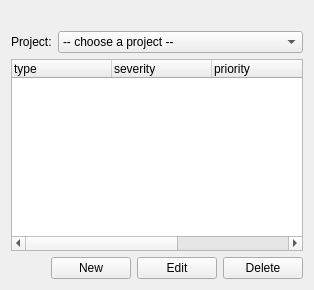
     <widget class="QWidget" name="issues">
      <layout class="QGridLayout" name="gridLayout_4">
       <item row="0" column="0">
        <widget class="QLabel" name="label_21">
         <property name="text">
          <string/>
         </property>
         <property name="pixmap">
          <pixmap resource="../wolfzilla.qrc">:/images/bug.png</pixmap>
         </property>
        </widget>
       </item>
       <item row="3" column="0" colspan="2">
        <widget class="QTreeWidget" name="issueList">
         <property name="rootIsDecorated">
          <bool>false</bool>
         </property>
         <property name="action" stdset="0">
          <string>listIssues issues { project { id={main.content.issues.issuesProject.selected:0}} }</string>
         </property>
         <property name="answer" stdset="0">
          <string>IssueList issues { issue[] { id={row.id}; title {{row.title}}; reference {{row.shortcut}}; description {?}; typeName {{row.type}}; typeIcon {{row.icon}}; severityName {{row.severity}}; severityIcon {?}; priorityName {{row.priority}}; } }</string>
         </property>
         <property name="dataslot" stdset="0">
          <string>issuesProjectListChanged,refreshIssues</string>
         </property>
         <property name="action:refreshIssues" stdset="0">
          <string>listIssues issues { project { id={main.content.issues.issuesProject.selected:0}} }</string>
         </property>
         <property name="action:issuesProjectListChanged" stdset="0">
          <string>listIssues issues { project { id={main.content.issues.issuesProject.selected:0}} }</string>
         </property>
         <column>
          <property name="text">
           <string>type</string>
          </property>
         </column>
         <column>
          <property name="text">
           <string>severity</string>
          </property>
         </column>
         <column>
          <property name="text">
           <string>priority</string>
          </property>
         </column>
         <column>
          <property name="text">
           <string>shortcut</string>
          </property>
         </column>
         <column>
          <property name="text">
           <string>title</string>
          </property>
         </column>
        </widget>
       </item>
       <item row="4" column="0" colspan="2">
        <layout class="QHBoxLayout" name="horizontalLayout_8">
         <item>
          <spacer name="horizontalSpacer_5">
           <property name="orientation">
            <enum>Qt::Horizontal</enum>
           </property>
           <property name="sizeHint" stdset="0">
            <size>
             <width>40</width>
             <height>20</height>
            </size>
           </property>
          </spacer>
         </item>
         <item>
          <widget class="QPushButton" name="newButton_3">
           <property name="text">
            <string>New</string>
           </property>
           <property name="datasignal:clicked" stdset="0">
            <string>readIssue</string>
           </property>
          </widget>
         </item>
         <item>
          <widget class="QPushButton" name="editButton_3">
           <property name="text">
            <string>Edit</string>
           </property>
           <property name="datasignal:clicked" stdset="0">
            <string>readIssue</string>
           </property>
           <property name="state:enabled" stdset="0">
            <string>{main.content.issues.issueList.selected}&gt;0</string>
           </property>
          </widget>
         </item>
         <item>
          <widget class="QPushButton" name="deleteButton_5">
           <property name="text">
            <string>Delete</string>
           </property>
           <property name="form" stdset="0">
            <string>issue_delete?id={main.content.issues.issueList.selected}</string>
           </property>
          </widget>
         </item>
        </layout>
       </item>
       <item row="1" column="0" colspan="2">
        <layout class="QFormLayout" name="formLayout_6">
         <item row="0" column="1">
          <widget class="QComboBox" name="issuesProject">
           <property name="action" stdset="0">
            <string>listProjects projects { getNullElem=1 }</string>
           </property>
           <property name="answer" stdset="0">
            <string>ProjectList projects { project[] { id={item.id}; shortcut {{?}}; name {{item.text}}; description {{?}} }
</string>
           </property>
           <property name="datasignal:changed" stdset="0">
            <string>issuesProjectListChanged</string>
           </property>
           <item>
            <property name="text">
             <string>-- choose a project --</string>
            </property>
           </item>
          </widget>
         </item>
         <item row="0" column="0">
          <widget class="QLabel" name="label_33">
           <property name="text">
            <string>Project:</string>
           </property>
          </widget>
         </item>
        </layout>
       </item>
      </layout>
     </widget>
